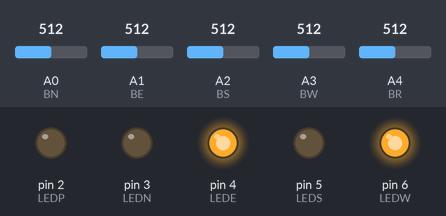
Bench run of a sketch on a simulated Arduino Uno, built with avr-gcc and run on an emulated ATmega328P. Parts: output pins drawn as LEDs (lit = HIGH). Dashed ring = blinking. The test bench sets the inputs (shaded band); at power-on: A0 (BN) = 512, A4 (BR) = 512, A1 (BE) = 512, A2 (BS) = 512, A3 (BW) = 512.

Above: at 1.2 s.
1.3 s: A0 (BN) set to 993
2.8 s: A0 (BN) set to 1018
At 3.03 s:
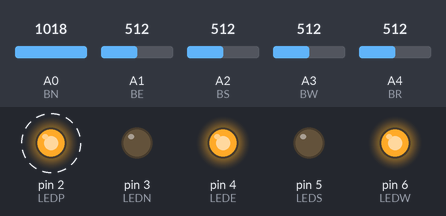
5.8 s: A4 (BR) set to 983
7.3 s: A4 (BR) set to 1015
At 7.53 s:
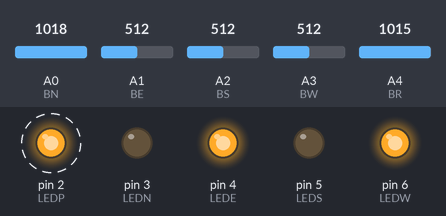
Timing chart, 0 to 11.3 s (numbered marks = the images above; inputs shaded):
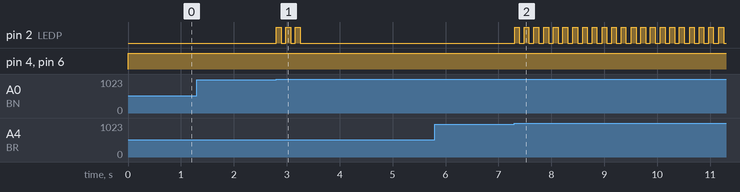

The sketch:

transdimentional.ino
```cpp
#define LEDP 2 //LED Player - Victory / Invalid Movement as explained in github
#define LEDN 3 //LED North  - ON = possible movement, OFF = invalid movement
#define LEDE 4 //LED East   - ON = possible movement, OFF = invalid movement
#define LEDS 5 //LED South  - ON = possible movement, OFF = invalid movement
#define LEDW 6 //LED West   - ON = possible movement, OFF = invalid movement

//Buttons (North, East, South, West and Reset)
#define BN A0
#define BE A1
#define BS A2
#define BW A3
#define BR A4

//Hardcoded maze
/*
	Legend:
		3 -> Empty player position (player can go there)
		4 -> Initial player position (similar to 3, but its the initial)
		5 -> Final door (it's not possible to the player to get there, cause it's a wall, but the player will win when he/she come to the room that has the final door)
		0 -> Empty walls (player can go through but not stay here)
		1 -> Solid walls (player can't go through)
		2 -> Corner (Not acessible since they're in the diagonals, just here to fill the matrix)
*/
int maze [17][23] = {{2, 5, 2, 1, 2, 1, 2, 1, 2, 1, 2, 1, 2, 1, 2, 1, 2, 1, 2, 1, 2, 1, 2}, {1, 3, 0, 3, 0, 3, 0, 3, 0, 3, 1, 3, 0, 3, 0, 3, 1, 3, 0, 3, 0, 3, 1}, {2, 1, 2, 0, 2, 1, 2, 1, 2, 0, 2, 1, 2, 0, 2, 0, 2, 0, 2, 1, 2, 1, 2}, {1, 3, 0, 3, 1, 3, 0, 3, 0, 3, 0, 3, 0, 3, 1, 3, 1, 3, 0, 3, 0, 3, 1}, {2, 0, 2, 1, 2, 0, 2, 1, 2, 0, 2, 1, 2, 1, 2, 0, 2, 1, 2, 0, 2, 0, 2}, {1, 3, 1, 3, 0, 3, 0, 3, 1, 3, 1, 3, 0, 3, 1, 3, 0, 3, 1, 3, 1, 3, 1}, {2, 0, 2, 0, 2, 1, 2, 1, 2, 0, 2, 0, 2, 0, 2, 1, 2, 0, 2, 1, 2, 0, 2}, {1, 3, 1, 3, 0, 3, 1, 3, 0, 3, 1, 3, 1, 3, 0, 3, 0, 3, 1, 3, 0, 3, 1}, {2, 0, 2, 1, 2, 0, 2, 0, 2, 1, 2, 1, 2, 1, 2, 0, 2, 1, 2, 0, 2, 0, 2}, {1, 3, 1, 3, 0, 3, 1, 3, 0, 3, 0, 3, 0, 3, 1, 3, 0, 3, 0, 3, 1, 3, 1}, {2, 0, 2, 1, 2, 1, 2, 1, 2, 1, 2, 1, 2, 0, 2, 1, 2, 1, 2, 1, 2, 0, 2}, {1, 3, 1, 3, 0, 3, 1, 3, 0, 3, 0, 3, 0, 3, 1, 3, 0, 3, 1, 3, 0, 3, 1}, {2, 0, 2, 0, 2, 0, 2, 0, 2, 1, 2, 1, 2, 1, 2, 0, 2, 0, 2, 0, 2, 1, 2}, {1, 3, 0, 3, 1, 3, 0, 3, 1, 3, 0, 3, 1, 3, 0, 3, 1, 3, 1, 3, 0, 3, 1}, {2, 1, 2, 1, 2, 1, 2, 1, 2, 0, 2, 1, 2, 0, 2, 0, 2, 1, 2, 1, 2, 0, 2}, {1, 3, 0, 3, 0, 3, 0, 3, 0, 3, 0, 3, 0, 3, 1, 3, 0, 3, 0, 4, 0, 3, 1}, {2, 1, 2, 1, 2, 1, 2, 1, 2, 1, 2, 1, 2, 1, 2, 1, 2, 1, 2, 1, 2, 1, 2}};


//coordinates of player in the matrix
int I, J;

int pi, pj;
bool button_pressed;

//Find your initial position (4)
void setupStartCoords() {
  for (int i = 0; i < 17; ++i)
  {
    for (int j = 0; j < 23; ++j)
    {
      if (maze[i][j] == 4){
        I = i;
        J = j;
        break;
      }
    }
  }
}

//Checks if you won the game (i.e. you are located at the cell that has the end door)
bool isDoorNext() {
  if (maze[I+1][J] == 5) return true;
  if (maze[I-1][J] == 5) return true;
  if (maze[I][J+1] == 5) return true;
  if (maze[I][J-1] == 5) return true;
  return false;
}

//Determine if the movement is valid
bool canMove(int pi, int pj) {
  return !maze[I+pi][J+pj];
}

//Turn leds on according to possible movements
void render() {
  digitalWrite(LEDP, isDoorNext());
  digitalWrite(LEDN, canMove(-1, 0));
  digitalWrite(LEDE, canMove(0, 1));
  digitalWrite(LEDS, canMove(1, 0));
  digitalWrite(LEDW, canMove(0, -1));
}

//Poor logic to get pressed button (Assuming there's only one pressed at once)
void getDirection() {
	//pi and pj are global variables that represent the next movement for i and j (displacement)

    pi = pj = 0;
    int d;
    d = analogRead(BN); // Reads input from North
    if (d > 1000 && !button_pressed) { //If first press of North after releasing
      pi = -1;
      button_pressed = 1;
      return;
    }
    if (d <= 1000) //If not pressing North (cause else won't work)
    	d = analogRead(BE); // Reads input from East
    if (d > 1000 && !button_pressed) { //If first press of East after releasing
      pj = 1;
      button_pressed = 1;
      return;
    }
    if (d <= 1000) //If not pressing East (cause else won't work)
    	d = analogRead(BS); // Reads input from South
    if (d > 1000 && !button_pressed) { //If first press of South after releasing
      pi = 1;
      button_pressed = 1;
      return;
    }
    if (d <= 1000) //If not pressing South (cause else won't work)
    	d = analogRead(BW); // Reads input from West
    if (d > 1000 && !button_pressed) { //If first press of East after releasing
      pj = -1;
      button_pressed = 1;
      return;
    }

    if (d <= 1000) { // If no button is pressed, remove the buttonlock (avoid sending multiple requests)
      button_pressed = 0;
    }
}

//Invalid movement led blink
void blinkLED() {
  int a = 1;
  for (int i = 0; i < 6; i++) {
    digitalWrite(LEDP, a);
    a = !a;
    delay(90);
  }
}

//Applies the requested movement, if possible, else blink
void processMovement() {
    getDirection();

    //Avoid unnecessary calculations when there is no movement requested
    if (pi == 0 && pj == 0) return;

    if (canMove(pi,pj)) {
      I += 2*pi;
      J += 2*pj;
    }
    else {
      blinkLED();
    }
}

void setup() {
    button_pressed = false;

    setupStartCoords();

    Serial.begin(9600);

    pinMode(LEDN, OUTPUT);
    pinMode(LEDE, OUTPUT);
    pinMode(LEDS, OUTPUT);
    pinMode(LEDW, OUTPUT);
    pinMode(LEDP, OUTPUT);
}


void loop()
{

  if (analogRead(BR) > 1000) setup();


  render();
  processMovement();
  delay(10);
}
```

Measured:
- the behaviour switches between 1000 and 1001 on A0 (BN) (found by bisection; images 0 and 1)
- the behaviour switches between 1000 and 1001 on A4 (BR) (found by bisection; images 1 and 2)
- after the input at 1.3 s, every drawn part: stays the same
- after the input at 2.8 s, pin 2 (LEDP): alternates HIGH for 0.09 s and LOW for 0.09 s, 6 changes in all, then stays LOW, starting at once
- after the input at 5.8 s, every drawn part: stays the same
- after the input at 7.3 s, pin 2 (LEDP): alternates HIGH for 0.09 s and LOW for 0.09 s, starting at once
